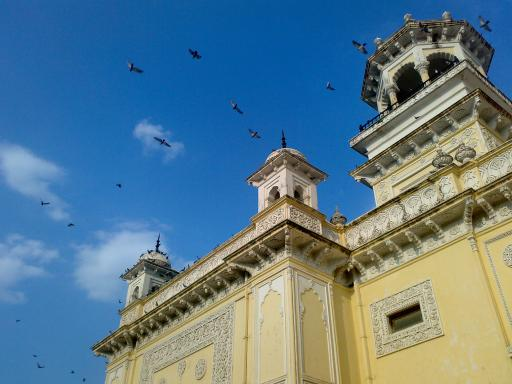
#> input picture Rhesa_CV/Computer Vision/RhesaAusten_Iris_exercise/home.jpg, 512 x 384 px
$ python Picture_kmeans.py
#> lines starting #> are read from the running program, lines starting #| are printed output that depends on the picture
import numpy as np
import cv2

img = cv2.imread('home.jpg')
#> img is the input picture: shape (384, 512, 3); mean B, G, R 141.2, 123.9, 91.6
Z = img.reshape((-1,3))

# convert to np.float32
Z = np.float32(Z)

# define criteria, number of clusters(K) and apply kmeans()
criteria = (cv2.TERM_CRITERIA_EPS + cv2.TERM_CRITERIA_MAX_ITER, 10, 1.0)
K = 3
ret,label,center=cv2.kmeans(Z,K,None,criteria,10,cv2.KMEANS_RANDOM_CENTERS)
#> ret = 345182905.4; center = [[171.2, 105.7, 35.09], [139.5, 175.3, 182.7], [54.6, 78.81, 85.1]]

criteria = (cv2.TERM_CRITERIA_EPS + cv2.TERM_CRITERIA_MAX_ITER, 10, 1.0)
K = 2
ret,label,center1=cv2.kmeans(Z,K,None,criteria,10,cv2.KMEANS_RANDOM_CENTERS)
#> ret = 741779284.8; center1 = [[134.9, 170.3, 177.6], [144.8, 97.73, 43.22]]


# Now convert back into uint8, and make original image
center = np.uint8(center)
#> center = [[171, 105, 35], [139, 175, 182], [54, 78, 85]]
res1 = center[label.flatten()]
res_K3 = res1.reshape((img.shape))
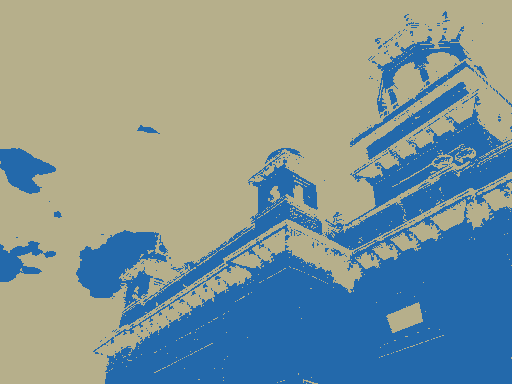
#> res_K3: shape (384, 512, 3); mean B, G, R 150.5, 149.8, 129.1

center1 = np.uint8(center1)
#> center1 = [[134, 170, 177], [144, 97, 43]]
res2 = center1[label.flatten()]
res_K2 = res2.reshape((img.shape))
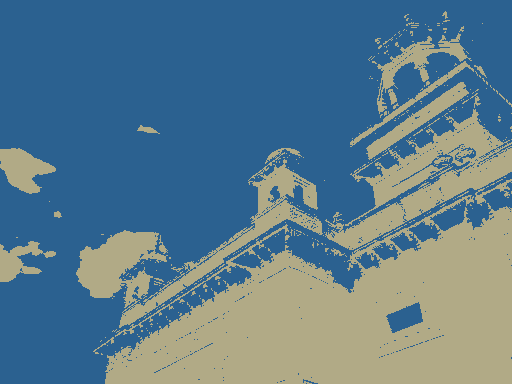
#> res_K2: shape (384, 512, 3); mean B, G, R 140.4, 123.3, 91.2


#cv2.imwrite('K=4', res_K4)
#cv2.imwrite('K=2.jpg', res_K2)
cv2.imwrite('K=3.jpg', res_K3)
cv2.waitKey(0)
cv2.destroyAllWindows()
